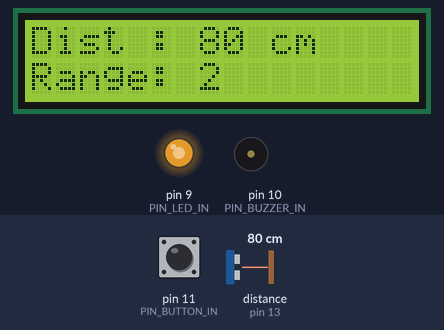
Bench run of a sketch on a simulated Arduino Uno, built with avr-gcc and run on an emulated ATmega328P. On the bench: 16×2 character LCD, output pins drawn as LEDs (lit = HIGH), buzzer (waves = sounding, pin HIGH). Wiring (inferred from the names in the program): ultrasonic range finder: trigger pin 12; echo pin 13. The inputs (shaded band) are chosen by the test bench; at power-on: distance to the obstacle (sensor on pin 13) 80 cm, pin 11 (PIN_BUTTON_IN) LOW. The echo pulse lasts 58.3 µs per cm; pins used as bus, display or sensor lines are not drawn.

Above: at 2.2 s.
2.3 s: distance to the obstacle (sensor on pin 13) set to 120 cm
At 3.3 s:
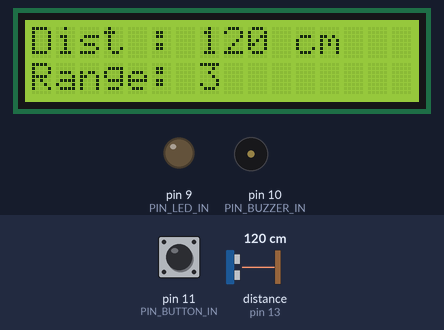
5.3 s: pin 11 (PIN_BUTTON_IN) pulled HIGH for 0.15 s
At 6.1 s:
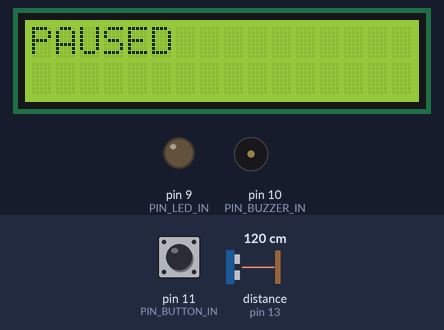
6.9 s: pin 11 (PIN_BUTTON_IN) pulled HIGH for 1 s
At 8.38 s:
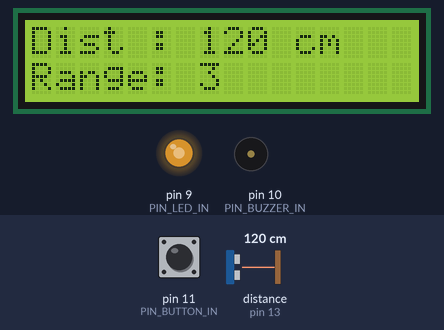
8.5 s: distance to the obstacle (sensor on pin 13) set to 60 cm
At 9.0 s:
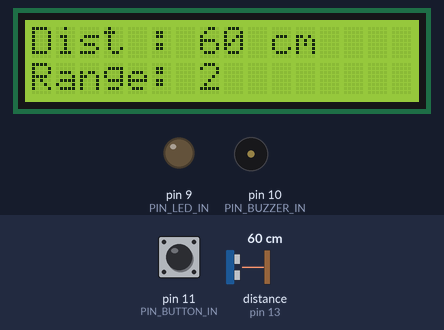
11.5 s: distance to the obstacle (sensor on pin 13) set to 18 cm
At 11.84 s:
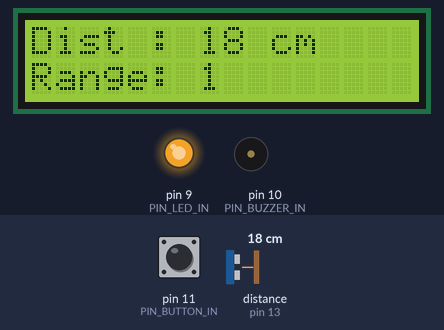
14.3 s: distance to the obstacle (sensor on pin 13) set to 103 cm
At 15.63 s:
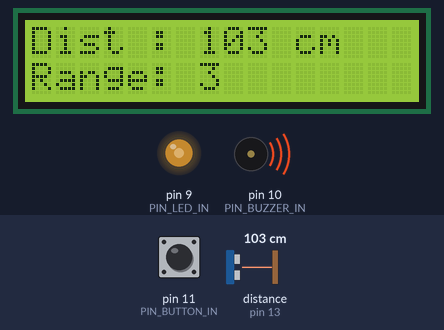
Timing chart, 0 to 18.3 s (numbered marks = the images above; inputs shaded):
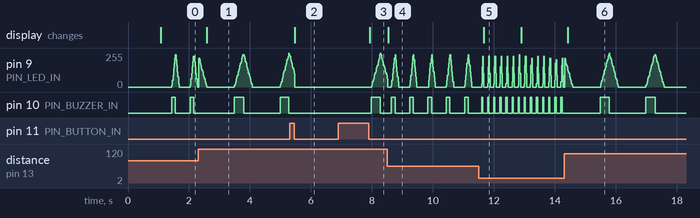

Measured:
- after the input at 2.3 s, pin 10 (PIN_BUZZER_IN): alternates HIGH for 0.29 s and LOW for 1.2 s, starting after 1.2 s; the display: changes after 0.29 s (image 1)
- after the input at 5.3 s, pin 10 (PIN_BUZZER_IN): stays LOW (without the input it goes to HIGH after 1.2 s); the display: changes after 0.17 s (image 2)
- after the input at 6.9 s, pin 9 (PIN_LED_IN): rises from 0/255 to 255/255 in 0.28 s, then falls to 63/255 in 0.22 s; pin 10 (PIN_BUZZER_IN): LOW → HIGH after 1.1 s, → LOW 0.30 s later; the display: changes after 1.0 s (image 3)
- after the input at 8.5 s, pin 10 (PIN_BUZZER_IN): alternates HIGH for 0.12 s and LOW for 0.48 s, starting after 0.14 s; the display: changes at once (image 4)
- after the input at 11.5 s, pin 10 (PIN_BUZZER_IN): alternates HIGH for 0.04 s and LOW for 0.16 s, starting after 0.09 s; the display: changes after 0.17 s (image 5)
- after the input at 14.3 s, pin 10 (PIN_BUZZER_IN): alternates HIGH for 0.30 s and LOW for 1.2 s, starting after 1.2 s; the display: changes after 0.12 s (image 6)
- by itself, pin 10 (PIN_BUZZER_IN): alternates HIGH for 0.12 s and LOW for 0.49 s

The sketch:

distanceSensor.ino
```cpp
/*
    // ----------------------------------------------------------------------
    // --- distanceSensor.ino -----------------------------------------------
    // ----------------------------------------------------------------------
    // --- Distance Sensor Detector, suited for cars, etc -------------------
    // --- Author: Jaime Martin Soler ---------------------------------------
    // --- Date  : 31/08/2016 -----------------------------------------------
    // ----------------------------------------------------------------------
*/

// INCLUDES -------------------------------------------------------------
#include <LiquidCrystal.h>
#include "Ultrasonic.h"
#include "signalFunction.h"


// PARAMETERS -----------------------------------------------------------

// PINs: Ultrasonic
//const int PIN_ULTRAS_GND = GND;
const int PIN_ULTRAS_ECH = 13;
const int PIN_ULTRAS_TRI = 12;
const int PIN_ULTRAS_VCC = 8;   // BROKEN, ALWAYS VCC
// PINs: Buzzer
const int PIN_BUZZER_IN = 10;
// PINs: LED
const int PIN_LED_IN = 9; // PWM
// PINs: Button
const int PIN_BUTTON_IN = 11;
// PINs: LCD
const int PIN_LCD_RS = 7;
const int PIN_LCD_EN = 6;
const int PIN_LCD_D4 = 5;
const int PIN_LCD_D5 = 4;
const int PIN_LCD_D6 = 3;
const int PIN_LCD_D7 = 2;

// LCD properties
const int LCD_ROWS = 2;
const int LCD_COLS = 16;

// button parameters
int button_last = LOW;

// centimeters measured
const int rangesSize = 4;
const short int ranges[rangesSize]    = {10, 30, 100, 200};  // cm
const short int rangeOffset = 1;                             // cm
const short int periods[rangesSize-1] = {200, 600, 1500};    // ms
int rangeCurrent = -1; // ranges idx [0,rangesSize]
int cm;                // cm measured

// time
const unsigned long loopTime = 20;          // ms
const unsigned long LCDrefreshTime = 200;   // ms
unsigned long LCDrefreshLast = 0;           // ms

// objects
LiquidCrystal lcd = LiquidCrystal(PIN_LCD_RS, PIN_LCD_EN, PIN_LCD_D4, PIN_LCD_D5, PIN_LCD_D6, PIN_LCD_D7);
Ultrasonic us = Ultrasonic(PIN_ULTRAS_TRI, PIN_ULTRAS_ECH); // (Trig PIN,Echo PIN)
SignalFunction sfBuzzer = SignalFunction();
SignalFunction sfLED = SignalFunction();


// SETUP ----------------------------------------------------------------
void setup() {

  //Serial.begin(9600);

  // set LCD
  lcd.begin(LCD_COLS, LCD_ROWS);
  lcd.setCursor(0, 0);
  lcd.print("DISTNACE");
  lcd.setCursor(0, 1);
  lcd.print("SENSOR");
  lcd.display();
  delay(1000);

  // set Ultrasonic VCC, GND pins
  pinMode(PIN_ULTRAS_VCC, OUTPUT);
  digitalWrite(PIN_ULTRAS_VCC, HIGH);
    //pinMode(PIN_ULTRAS_GND, OUTPUT);
    //digitalWrite(PIN_ULTRAS_GND, LOW);

  // set sfBuzzer
  int buz_enable = ENABLE_NORMAL;
  int buz_type = TYPE_DIGITAL;
  int buz_period = 1000;
  const int buz_VTsize = 3;
  short int buz_Vn[buz_VTsize] = {  0, VnMAX, 0};
  short int buz_Tn[buz_VTsize] = {0, 60,    80};
  sfBuzzer.set(buz_enable, PIN_BUZZER_IN, buz_type, buz_period, buz_Vn, buz_Tn, buz_VTsize);

  // set sfLED
  int led_enable = ENABLE_NORMAL;
  int led_type = TYPE_ANALOG;
  int led_period = 1000;
  const int led_VTsize = 3;
  short int led_Vn[led_VTsize] = {0,  0, VnMAX};
  short int led_Tn[led_VTsize] = {0, 60,    80};
  sfLED.set(led_enable, PIN_LED_IN, led_type, led_period, led_Vn, led_Tn, led_VTsize);

  // set button pin
  pinMode(PIN_BUTTON_IN, INPUT);
}


// LOOP -----------------------------------------------------------------
void loop()
{
  // t0 for delay
  unsigned long t0 = millis();

  // check button pause
  int button_current = digitalRead(PIN_BUTTON_IN);
  if (button_last==LOW && button_current==HIGH) {
    button_last=HIGH;
  } else if (button_last==HIGH && button_current==LOW) {
    // pause: manage outputs
    sfBuzzer.enable = ENABLE_ALWAYS_LOW;
    sfLED.enable = ENABLE_ALWAYS_LOW;
    sfBuzzer.refresh();
    sfLED.refresh();
    lcd.clear();
    lcd.setCursor(0, 0);
    lcd.print("PAUSED");
    // pause: manage states
    button_last=LOW;
    while(true) {
      delay(5);
      button_current = digitalRead(PIN_BUTTON_IN);
      if (button_last==LOW && button_current==HIGH) {
        button_last=HIGH;
      } else if (button_last==HIGH && button_current==LOW) {
        // exit pause
        button_last=LOW;
        rangeCurrent=-1;  // force to update rangeCurrent
        break;
  } } }

  // get cm
  cm = us.Ranging(CM); // CM or INC

  // get rangeCurrent, ranges[], periods[]
  if (cm<=ranges[0]) {
    if ((rangeCurrent<0) || (rangeCurrent>0 && abs(cm-ranges[0])>=rangeOffset)) {
      rangeCurrent = 0;
      sfBuzzer.enable = ENABLE_ALWAYS_HIGH;
      sfLED.enable = ENABLE_ALWAYS_HIGH;
    }
  } else if (cm>ranges[rangesSize-1]) {
    if ((rangeCurrent<0) || (rangeCurrent<rangesSize && abs(cm-ranges[rangesSize-1])>=rangeOffset)) {
      rangeCurrent = rangesSize;
      sfBuzzer.enable = ENABLE_ALWAYS_LOW;
      sfLED.enable = ENABLE_ALWAYS_LOW;
    }
  } else {
    for (int i=1; i<rangesSize; i++) {
      if (cm>ranges[i-1] && cm<=ranges[i]) {
        if ((rangeCurrent<0) || (rangeCurrent<i && abs(cm-ranges[i])>=rangeOffset) || (rangeCurrent>i && abs(cm-ranges[i])>=rangeOffset)) {
            rangeCurrent = i;
            sfBuzzer.enable = ENABLE_NORMAL;
            sfLED.enable = ENABLE_NORMAL;
            sfBuzzer.period = periods[i-1];
            sfLED.period = periods[i-1];
            break;
  } } } }

  // refresh signalFunctions
  sfBuzzer.refresh();
  sfLED.refresh();

  // refresh LCD
  if ((t0-LCDrefreshLast)>=LCDrefreshTime) {
    LCDrefreshLast = t0;
    String line0(""); line0+="Dist : " ; line0+=cm ; line0+=" cm";
    String line1(""); line1+="Range: " ; line1+=rangeCurrent;
    lcd.clear();
    lcd.setCursor(0, 0);
    lcd.print(line0);
    lcd.setCursor(0, 1);
    lcd.print(line1);
  }

  // delay
  unsigned long tProcess = millis() - t0;
  if (tProcess<loopTime) {
    delay(loopTime-tProcess);
  }

  //Serial.print(tProcess); Serial.println(" us" );
  //Serial.println();
}
```

Ultrasonic.cpp
```cpp
// (licence header left out)
#if ARDUINO >= 100
  #include "Arduino.h"
#else
  #include "WProgram.h"
#endif

#include "Ultrasonic.h"

Ultrasonic::Ultrasonic(int TP, int EP)
{
   pinMode(TP,OUTPUT);
   pinMode(EP,INPUT);
   Trig_pin=TP;
   Echo_pin=EP;
   Time_out=12000;  // 6000 µs = 1m // 30000 µs = 5 m
}

Ultrasonic::Ultrasonic(int TP, int EP, long TO)
{
   pinMode(TP,OUTPUT);
   pinMode(EP,INPUT);
   Trig_pin=TP;
   Echo_pin=EP;
   Time_out=TO;
}

long Ultrasonic::Timing()
{
  digitalWrite(Trig_pin, LOW);
  delayMicroseconds(2);
  digitalWrite(Trig_pin, HIGH);
  delayMicroseconds(10);
  digitalWrite(Trig_pin, LOW);
  duration = pulseIn(Echo_pin,HIGH,Time_out);
  if (duration == 0) { duration = Time_out; }
  return duration;
}

long Ultrasonic::Ranging(int sys)
{
  Timing();
  if (sys) {
	distance_cm = duration /29 / 2 ;
	return distance_cm;
  } else {
	distance_inc = duration / 74 / 2;
	return distance_inc; }
}
```

Ultrasonic.h
```cpp
// (licence header left out)
#ifndef Ultrasonic_h
#define Ultrasonic_h

#if ARDUINO >= 100
  #include "Arduino.h"
#else
  #include "WProgram.h"
#endif

#define CM 1
#define INC 0

class Ultrasonic
{
  public:
    Ultrasonic(int TP, int EP);
	Ultrasonic(int TP, int EP, long TO);
    long Timing();
    long Ranging(int sys);

  private:
    int Trig_pin;
    int Echo_pin;
	long Time_out;
    long duration,distance_cm,distance_inc;
};

#endif
```

signalFunction.cpp
```cpp
/*
    // ----------------------------------------------------------------------
    // --- signalFunction.c -------------------------------------------------
    // ----------------------------------------------------------------------
    // --- Library for easy custom signal design for LEDs, Buzzers, etc -----
    // --- Author: Jaime Martin Soler ---------------------------------------
    // --- Date  : 31/08/2016 -----------------------------------------------
    // ----------------------------------------------------------------------
*/


#include "signalFunction.h"


// CONSTRUCTORS ---------------------------------------------------------

// Constructor: Default
SignalFunction::SignalFunction()
{
  // set parameters
  this->enable = ENABLE_ALWAYS_LOW; // = 0
  this->pin = -1;
  this->type = TYPE_DIGITAL;        // = false
  this->period = -1;
  this->VTsize = -1;
}

// Constructor: Main
SignalFunction::SignalFunction(int enable, int pin, int type, int period, short int Vn[], short int Tn[], int VTsize)
{
  set(enable, pin, type, period, Vn, Tn, VTsize);
}

// Destructor
SignalFunction::~SignalFunction()
{
  delete []Vn;
  delete []Tn;
}


// FUNCTIONS ------------------------------------------------------------

// set(int,int,int,int,short int[],short int[],int): sets enable, pin, period, Vn[], Tn[], VTsize
void SignalFunction::set(int enable, int pin, int type, int period, short int Vn[], short int Tn[], int VTsize)
{
  // set parameters
  this->enable = enable;
  this->pin = pin;
  this->type = type;
  this->period = period;
  this->VTsize = VTsize;
  this->Vn = new short int[this->VTsize];
  this->Tn = new short int[this->VTsize];
  for(int i=0; i<this->VTsize; i++) {
    this->Vn[i]=Vn[i];
    this->Tn[i]=Tn[i];
  }
  // set pin
  pinMode(this->pin, OUTPUT);
}


// refresh: calls refresh(int delayMs=0)
void SignalFunction::refresh()
{
  SignalFunction::refresh(0);
}


// refresh(int delayMs): delay(delayMs) and refresh the output signal value
// executionTime=220-240us (in Arduino UNO, if delayMs=0)
void SignalFunction::refresh(int delayMs)
{
  // add delay
  if (delayMs > 0) {
    delay(delayMs);
  }

  // check enable
  if(enable==ENABLE_ALWAYS_LOW) {
    digitalWrite(pin, LOW);
    return;
  } else if (enable==ENABLE_ALWAYS_HIGH) {
    digitalWrite(pin, HIGH);
    return;
  }

  // local variables
  int p;
  short int vn,tn,vt0,vt1;

  // get p, tn
  unsigned long millisCurrent = millis();
  static unsigned long millis_offset = millisCurrent; // initialized just once
  p = (millisCurrent-millis_offset)%period;
  tn = map(p, 0, period, TnMIN, TnMAX);

  // get vt0 ,vt1
  for (short int i=VTsize-1; i>=0; i--) {
    if (tn >= Tn[i]) {
      vt0 = i;
      vt1 = vt0 + 1;
      if (vt1 >= VTsize) { vt1 = 0; }
      break;
    }
  }

  // if (type==TYPE_ANALOG): get vn, and write vn in analog pin
  if (type==TYPE_ANALOG) {
    if (vt1 > 0) {
      vn = map(tn, Tn[vt0], Tn[vt1], Vn[vt0], Vn[vt1]);
    } else {
      vn = map(tn, Tn[vt0],   TnMAX, Vn[vt0], Vn[vt1]);
    }
    analogWrite(pin, map(vn, VnMIN, VnMAX, 0, 255));
  }

  // if (type==TYPE_DIGITAL): get vn, and write vn in digital pin
  else if (type==TYPE_DIGITAL) {
    vn = Vn[vt0];
    if (vn<=VnMIN) {
      digitalWrite(pin, LOW);
    } else {
      digitalWrite(pin, HIGH);
    }
  }
}
```

signalFunction.h
```cpp
/*
    // ----------------------------------------------------------------------
    // --- signalFunction.h -------------------------------------------------
    // ----------------------------------------------------------------------
    // --- Library for easy custom signal design for LEDs, Buzzers, etc -----
    // --- Author: Jaime Martin Soler ---------------------------------------
    // --- Date  : 31/08/2016 -----------------------------------------------
    // ----------------------------------------------------------------------
*/

#ifndef SIGNALFUNCTION_H
#define SIGNALFUNCTION_H

#if ARDUINO >= 100
  #include "Arduino.h"
#else
  #include "WProgram.h"
#endif

// define TYPE
#define TYPE_ANALOG true
#define TYPE_DIGITAL false
// define ENABLE
#define ENABLE_ALWAYS_LOW 0
#define ENABLE_NORMAL 1
#define ENABLE_ALWAYS_HIGH 2
// define MIN, MAX
#define VnMIN 0
#define VnMAX 100
#define TnMIN 0
#define TnMAX 100

class SignalFunction
{
  public:
    // PARAMETERS -----------------------------------------------------------
    int enable;     // 0:ALWAYS_LOW; 1:NORMAL; 2:ALWAYS_HIGH
    int pin;        // the Arduino pin where it takes the signal
    int type;       // whether consider the function analog or digital
    int period;     // the ms to take a cycle (signal function is periodical)
    short int *Vn;  // array with all voltage points (normalized to [VnMIN,VnMAX])
    short int *Tn;  // array with all time    points (normalized to [VnMIN,VnMAX])
    int VTsize;     // number of points of the function (size of Vn and Tn)
    // CONSTRUCTORS ---------------------------------------------------------
    SignalFunction();
    SignalFunction(int enable, int pin, int type, int period, short int Vn[], short int Tn[], int VTsize);
    ~SignalFunction();
    // FUNCTIONS ------------------------------------------------------------
    void set(int enable, int pin, int type, int period, short int Vn[], short int Tn[], int VTsize);
    void refresh();
    void refresh(int delayMs);
};

#endif
```
